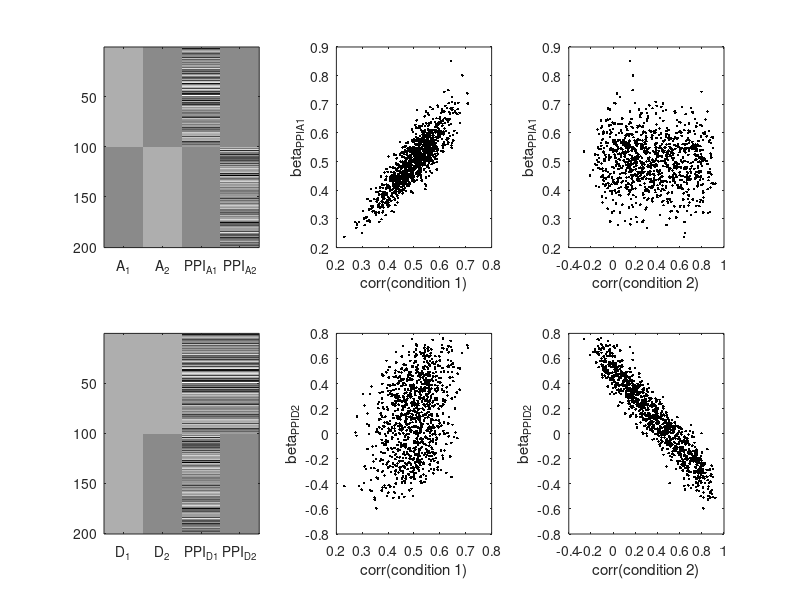

Recreate this plot in MATLAB.
clear

x_psy1 = [ones(100,1),zeros(100,1);zeros(100,1),ones(100,1)];
x_psy2 = [ones(100,1),ones(100,1);ones(100,1),zeros(100,1)];

permn = 1000;
for permi = 1:permn
    share_A = randn(100,1);
    share_B = randn(100,1) * randn(1);
    
    x_phy = [share_A;share_B] + randn(200,1);
    
    y = [share_A;share_B] + randn(200,1);
    
    glm1 = [x_psy1 x_psy1(:,1).*x_phy x_psy1(:,2).*x_phy];
    
    Beta1 = regress(y,glm1);
    Beta1_PPI_A(permi,1) = Beta1(3);
    
    glm2 = [x_psy2 x_psy2(:,1).*x_phy x_psy2(:,2).*x_phy];
    
    Beta2 = regress(y,glm2);
    Beta2_PPI_A(permi,1) = Beta2(4);
    
    corr_A(permi,1) = corr(x_phy(1:100,1),y(1:100,1));
    corr_B(permi,1) = corr(x_phy(101:end,1),y(101:end,1));
end

figure;
subplot(2,3,1); imagesc(glm1); colormap('gray'); xticks([1 2 3 4]); xticklabels({'A_1','A_2','PPI_A_1','PPI_A_2'})
subplot(2,3,2); plot(corr_A,Beta1_PPI_A,'.k'); xlabel('corr(condition 1)'); ylabel('beta_P_P_I_A_1');
subplot(2,3,3); plot(corr_B,Beta1_PPI_A,'.k'); xlabel('corr(condition 2)'); ylabel('beta_P_P_I_A_1');
subplot(2,3,4); imagesc(glm2); colormap('gray'); xticks([1 2 3 4]); xticklabels({'D_1','D_2','PPI_D_1','PPI_D_2'})
subplot(2,3,5); plot(corr_A,Beta2_PPI_A,'.k'); xlabel('corr(condition 1)'); ylabel('beta_P_P_I_D_2');
subplot(2,3,6); plot(corr_B,Beta2_PPI_A,'.k'); xlabel('corr(condition 2)'); ylabel('beta_P_P_I_D_2');
